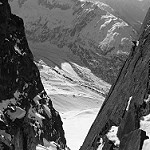
#> input picture src/landscapeImages/first500/10.jpg, 150 x 150 px; its folder holds only this picture in this run
$ python compare_methods.py
#> lines starting #> are read from the running program, lines starting #| are printed output that depends on the picture
### src/nmf/nmf_reconstruction.py
# nmf_reconstruction.py
import os
import cv2
import numpy as np


def masked_nmf(V, M, r, max_iter=300, eps=1e-9, random_state=None):
    """
    NMF avec masque binaire M (1 = observé, 0 = manquant).
    Minimise || M ⊙ (V - WH) ||_F^2 par mises à jour multiplicatives.

    V, M : matrices (m x n)
    r    : rang (nombre de composantes)
    """
    m, n = V.shape
    rng = np.random.default_rng(random_state)

    # Initialisation positive
    W = rng.random((m, r))
    H = rng.random((r, n))

    for it in range(max_iter):
        # Reconstruction courante
        WH = W @ H

        # Masquage
        WH_masked = M * WH

        # --- Mise à jour de H ---
        num_H = W.T @ (M * V)           # (r x n)
        den_H = W.T @ WH_masked + eps   # (r x n)
        H *= num_H / den_H

        # Recalculer WH après mise à jour de H
        WH = W @ H
        WH_masked = M * WH

        # --- Mise à jour de W ---
        num_W = (M * V) @ H.T           # (m x r)
        den_W = WH_masked @ H.T + eps   # (m x r)
        W *= num_W / den_W

        # (Optionnel) tu peux ajouter un print d'erreur tous les X itérations

    return W, H


def evaluate_nmf_directory(
    directory,
    r,
    p_missing=0.5,
    max_iter=300,
    random_state_mask=0,
):
    """
    Applique la reconstruction NMF masquée sur toutes les images grises d'un répertoire.

    Paramètres
    ---------
    directory : str
        Chemin du répertoire contenant uniquement des images grayscale.
    r : int
        Rang de la factorisation W (m x r), H (r x n).
    p_missing : float
        Proportion de pixels à masquer aléatoirement.
    max_iter : int
        Nombre maximal d'itérations de l'algorithme NMF.
    random_state_mask : int
        Graine pour le masque de pixels manquants (pour reproductibilité).

    Retourne
    --------
    (rmse_global, rmse_known, rmse_missing, fro_global)
    sur l'ensemble des images du répertoire.
    """
    image_extensions = (".png", ".jpg", ".jpeg", ".bmp", ".tif", ".tiff")

    file_names = sorted(
        f for f in os.listdir(directory)
        if f.lower().endswith(image_extensions)
    )

    if not file_names:
        raise ValueError(f"Aucune image trouvée dans le répertoire : {directory}")

    rng_mask = np.random.default_rng(random_state_mask)

    total_sse = 0.0
    total_sse_known = 0.0
    total_sse_missing = 0.0
    total_pixels = 0
    total_known = 0.0
    total_missing = 0.0

    for fname in file_names:
        path = os.path.join(directory, fname)
        img = cv2.imread(path, cv2.IMREAD_GRAYSCALE)
        if img is None:
            print(f"⚠️ Impossible de lire l'image : {path}, on passe.")
            continue

        m, n = img.shape
        V_true = img.astype(np.float64) / 255.0

        # Masque de pixels observés
        M = (rng_mask.random(size=(m, n)) > p_missing).astype(np.float64)

        # NMF masquée
        W, H = masked_nmf(V_true, M, r, max_iter=max_iter)
        V_recon = W @ H
        V_recon = np.clip(V_recon, 0.0, 1.0)

        # Erreurs
        E = V_true - V_recon
        miss_mask = 1.0 - M

        sse = np.sum(E ** 2)
        sse_known = np.sum((M * E) ** 2)
        sse_missing = np.sum((miss_mask * E) ** 2)

        total_sse += sse
        total_sse_known += sse_known
        total_sse_missing += sse_missing

        total_pixels += m * n
        total_known += M.sum()
        total_missing += miss_mask.sum()

    rmse_global = np.sqrt(total_sse / total_pixels)
    rmse_known = np.sqrt(total_sse_known / total_known) if total_known > 0 else float("nan")
    rmse_missing = np.sqrt(total_sse_missing / total_missing) if total_missing > 0 else float("nan")
    fro_global = np.sqrt(total_sse)

    return rmse_global, rmse_known, rmse_missing, fro_global


# [9 lines that do not run on import are left out]

### src/svd/svd_reconstruction.py
# svd_reconstruction.py
import os
import cv2
import numpy as np


def svd_inpainting(V_obs, M, r, max_iter=50, tol=1e-4):
    """
    Reconstruction d'une image incomplète par SVD de rang r.
    V_obs : matrice (m x n) avec pixels manquants mis à 0
    M     : masque binaire (1 = connu, 0 = manquant)
    r     : rang de l'approximation
    """
    m, n = V_obs.shape
    X = V_obs.copy()

    for it in range(max_iter):
        # SVD de X
        U, s, VT = np.linalg.svd(X, full_matrices=False)

        # Troncature au rang r
        r_eff = min(r, s.size)
        U_r = U[:, :r_eff]
        s_r = s[:r_eff]
        VT_r = VT[:r_eff, :]

        # Approximation de rang r : X_r = U_r diag(s_r) VT_r
        X_r = (U_r * s_r) @ VT_r

        # Imposer les pixels connus
        X_new = M * V_obs + (1.0 - M) * X_r

        # Critère d'arrêt
        num = np.linalg.norm(X_new - X, "fro")
        den = np.linalg.norm(X, "fro") + 1e-12
        rel_change = num / den

        # print(f"Itération {it+1}, variation relative = {rel_change:.6f}")
        X = X_new

        if rel_change < tol:
            # print("Convergence atteinte.")
            break

    X = np.clip(X, 0.0, 1.0)
    return X


def evaluate_svd_directory(
    directory,
    r,
    p_missing=0.5,
    max_iter=50,
    tol=1e-4,
    random_state_mask=0,
):
    """
    Applique la reconstruction SVD sur toutes les images grises d'un répertoire.

    Retourne (rmse_global, rmse_known, rmse_missing, fro_global).
    """
    image_extensions = (".png", ".jpg", ".jpeg", ".bmp", ".tif", ".tiff")
    file_names = sorted(
        f for f in os.listdir(directory)
        if f.lower().endswith(image_extensions)
    )

    if not file_names:
        raise ValueError(f"Aucune image trouvée dans le répertoire : {directory}")

    rng_mask = np.random.default_rng(random_state_mask)

    total_sse = 0.0
    total_sse_known = 0.0
    total_sse_missing = 0.0
    total_pixels = 0
    total_known = 0.0
    total_missing = 0.0

    for fname in file_names:
        path = os.path.join(directory, fname)
        img = cv2.imread(path, cv2.IMREAD_GRAYSCALE)
        if img is None:
            print(f"⚠️ Impossible de lire l'image : {path}, on passe.")
            continue

        m, n = img.shape
        V_true = img.astype(np.float64) / 255.0

        # Masque
        M = (rng_mask.random(size=(m, n)) > p_missing).astype(np.float64)
        V_obs = M * V_true  # image avec trous

        # Reconstruction SVD
        V_recon = svd_inpainting(V_obs, M, r, max_iter=max_iter, tol=tol)

        # Erreurs
        E = V_true - V_recon
        miss_mask = 1.0 - M

        sse = np.sum(E ** 2)
        sse_known = np.sum((M * E) ** 2)
        sse_missing = np.sum((miss_mask * E) ** 2)

        total_sse += sse
        total_sse_known += sse_known
        total_sse_missing += sse_missing

        total_pixels += m * n
        total_known += M.sum()
        total_missing += miss_mask.sum()

    rmse_global = np.sqrt(total_sse / total_pixels)
    rmse_known = np.sqrt(total_sse_known / total_known) if total_known > 0 else float("nan")
    rmse_missing = np.sqrt(total_sse_missing / total_missing) if total_missing > 0 else float("nan")
    fro_global = np.sqrt(total_sse)

    return rmse_global, rmse_known, rmse_missing, fro_global


# [8 lines that do not run on import are left out]

### src/sgd/sgd_reconstruction.py
# sgd_reconstruction.py
import os
import cv2
import numpy as np


def sgd_factorization(
    V_true,
    M,
    r,
    lr=0.01,
    n_epochs=20,
    samples_per_epoch=None,
    random_state=0,
):
    """
    Factorisation V_true ≈ W H par descente de gradient stochastique
    en utilisant uniquement les pixels où M=1.
    """
    m, n = V_true.shape
    rng = np.random.default_rng(random_state)

    known_positions = np.argwhere(M == 1.0)
    N_known = known_positions.shape[0]
    if N_known == 0:
        raise ValueError("Aucun pixel connu (M=1) dans cette image.")

    if samples_per_epoch is None:
        samples_per_epoch = N_known

    # Initialisation W, H (positives)
    W = rng.random((m, r)) * 0.1
    H = rng.random((r, n)) * 0.1

    for epoch in range(n_epochs):
        idx = rng.integers(low=0, high=N_known, size=samples_per_epoch)

        for t in idx:
            i, j = known_positions[t]

            v_hat = W[i, :] @ H[:, j]
            e = v_hat - V_true[i, j]

            grad_W_i = e * H[:, j]
            grad_H_j = e * W[i, :]

            W[i, :] -= lr * grad_W_i
            H[:, j] -= lr * grad_H_j

            # Projection non-négative
            W[i, :] = np.maximum(W[i, :], 0.0)
            H[:, j] = np.maximum(H[:, j], 0.0)

        # [5 lines of commented-out code are left out]

    V_recon = W @ H
    V_recon = np.clip(V_recon, 0.0, 1.0)
    return V_recon, W, H


def evaluate_sgd_directory(
    directory,
    r,
    p_missing=0.5,
    lr=0.01,
    n_epochs=20,
    samples_per_epoch=None,
    random_state_mask=0,
    random_state_sgd=0,
):
    """
    Applique la factorisation SGD sur toutes les images grises d'un répertoire.

    Retourne (rmse_global, rmse_known, rmse_missing, fro_global).
    """
    image_extensions = (".png", ".jpg", ".jpeg", ".bmp", ".tif", ".tiff")
    file_names = sorted(
        f for f in os.listdir(directory)
        if f.lower().endswith(image_extensions)
    )

    if not file_names:
        raise ValueError(f"Aucune image trouvée dans le répertoire : {directory}")

    rng_mask = np.random.default_rng(random_state_mask)

    total_sse = 0.0
    total_sse_known = 0.0
    total_sse_missing = 0.0
    total_pixels = 0
    total_known = 0.0
    total_missing = 0.0

    for idx_file, fname in enumerate(file_names):
        path = os.path.join(directory, fname)
        img = cv2.imread(path, cv2.IMREAD_GRAYSCALE)
        if img is None:
            print(f"⚠️ Impossible de lire l'image : {path}, on passe.")
            continue

        m, n = img.shape
        V_true = img.astype(np.float64) / 255.0

        # Masque
        M = (rng_mask.random(size=(m, n)) > p_missing).astype(np.float64)

        # SGD factorization
        V_recon, W, H = sgd_factorization(
            V_true,
            M,
            r,
            lr=lr,
            n_epochs=n_epochs,
            samples_per_epoch=samples_per_epoch,
            random_state=random_state_sgd + idx_file,  # légère variation par image
        )

        # Erreurs
        E = V_true - V_recon
        miss_mask = 1.0 - M

        sse = np.sum(E ** 2)
        sse_known = np.sum((M * E) ** 2)
        sse_missing = np.sum((miss_mask * E) ** 2)

        total_sse += sse
        total_sse_known += sse_known
        total_sse_missing += sse_missing

        total_pixels += m * n
        total_known += M.sum()
        total_missing += miss_mask.sum()

    rmse_global = np.sqrt(total_sse / total_pixels)
    rmse_known = np.sqrt(total_sse_known / total_known) if total_known > 0 else float("nan")
    rmse_missing = np.sqrt(total_sse_missing / total_missing) if total_missing > 0 else float("nan")
    fro_global = np.sqrt(total_sse)

    return rmse_global, rmse_known, rmse_missing, fro_global


# [8 lines that do not run on import are left out]

### src/compare_methods.py
# compare_methods.py
import time
import matplotlib.pyplot as plt

from nmf.nmf_reconstruction import evaluate_nmf_directory
from svd.svd_reconstruction import evaluate_svd_directory
from sgd.sgd_reconstruction import evaluate_sgd_directory


def main():
    image_dir = "landscapeImages/first500"

    r_values = [10, 20, 30]

    # Pour chaque méthode, on garde 4 listes (une par type d'erreur)
    nmf_rmse_g, nmf_rmse_k, nmf_rmse_m, nmf_fro = [], [], [], []
    svd_rmse_g, svd_rmse_k, svd_rmse_m, svd_fro = [], [], [], []
    sgd_rmse_g, sgd_rmse_k, sgd_rmse_m, sgd_fro = [], [], [], []

    # Et les temps d'exécution (en secondes)
    nmf_times, svd_times, sgd_times = [], [], []

    for r in r_values:
        print(f"\n===== r = {r} =====")

        # ---------- NMF ----------
        print("➡ NMF ...")
        t0 = time.perf_counter()
        g_nmf, k_nmf, m_nmf, fro_nmf = evaluate_nmf_directory(
            image_dir,
            r,
            p_missing=0.75,
            max_iter=300,
            random_state_mask=0,
        )
#> in evaluate_nmf_directory, img is the input picture: shape (150, 150); min 0, max 255, mean 99.3
#> in evaluate_nmf_directory, `sse = np.sum(E ** 2)`: sse = 740
#> in evaluate_nmf_directory, `sse_known = np.sum((M * E) ** 2)`: sse_known = 37.4
#> in evaluate_nmf_directory, `sse_missing = np.sum((miss_mask * E) ** 2)`: sse_missing = 702.6
#> in evaluate_nmf_directory, `total_sse += sse`: total_sse = 740
#> in evaluate_nmf_directory, `total_sse_known += sse_known`: total_sse_known = 37.4
#> in evaluate_nmf_directory, `total_sse_missing += sse_missing`: total_sse_missing = 702.6
#> in evaluate_nmf_directory, `rmse_global = np.sqrt(total_sse / total_pixels)`: rmse_global = 0.181
#> in evaluate_nmf_directory, `rmse_known = np.sqrt(total_sse_known / total_known) if total_known > 0..`: rmse_known = 0.0814
#> in evaluate_nmf_directory, `rmse_missing = np.sqrt(total_sse_missing / total_missing) if total_mis..`: rmse_missing = 0.204
#> in evaluate_nmf_directory, `fro_global = np.sqrt(total_sse)`: fro_global = 27.2
#> g_nmf = 0.181; k_nmf = 0.0814; m_nmf = 0.204; fro_nmf = 27.2
        t_nmf = time.perf_counter() - t0
        nmf_times.append(t_nmf)

        nmf_rmse_g.append(g_nmf)
        nmf_rmse_k.append(k_nmf)
        nmf_rmse_m.append(m_nmf)
        nmf_fro.append(fro_nmf)
        print(f"NMF - RMSE globale   = {g_nmf:.4f}")
#| NMF - RMSE globale   = 0.1814
        print(f"NMF - RMSE connus    = {k_nmf:.4f}")
#| NMF - RMSE connus    = 0.0814
        print(f"NMF - RMSE manquants = {m_nmf:.4f}")
#| NMF - RMSE manquants = 0.2042
        print(f"NMF - Frobenius glob = {fro_nmf:.4f}")
#| NMF - Frobenius glob = 27.2037
        print(f"NMF - Temps          = {t_nmf:.3f} s")

        # ---------- SVD ----------
        print("➡ SVD ...")
        t0 = time.perf_counter()
        g_svd, k_svd, m_svd, fro_svd = evaluate_svd_directory(
            image_dir,
            r,
            p_missing=0.75,
            max_iter=50,
            tol=1e-4,
            random_state_mask=0,
        )
#> the loop in svd_inpainting, `for it in range(max_iter):` made 50 passes
#> (num, den, rel_change) on passes 2, 3, 5, 6, 7, 9, 10, 11, 12, 13, 14, 15: (8.77, 38.21, 0.229), (5.89, 42.23, 0.139), (3.36, 47.92, 0.0701), (2.75, 49.85, 0.0551), (2.33, 51.38, 0.0453), (1.79, 53.69, 0.0334), (1.61, 54.59, 0.0296), (1.47, 55.37, 0.0266), (1.35, 56.06, 0.0241), (1.25, 56.67, 0.0221), (1.16, 57.21, 0.0204), (1.09, 57.71, 0.0189)
#> (s_r, num, den, rel_change) on passes 1, 4, 8, 37, 42, 44: ([16.56, 6.15, 5.63, 5.43, 5.23, 5.16, 5.1, 5.06, 4.92, 4.79], 15.01, 35.14, 0.427), ([35.14, 10.35, 9.09, 9, 8.6, 8.37, 8.08, 7.93, 7.76, 7.43], 4.31, 45.45, 0.0948), ([43.56, 12, 10.17, 9.65, 9.37, 8.95, 8.62, 8.44, 8.23, 7.55], 2.02, 52.64, 0.0384), ([54.6, 14.17, 12.19, 11.08, 10.08, 9.74, 9.1, 9, 8.25, 7.93], 0.474, 63.13, 0.0075), ([55.19, 14.3, 12.4, 11.26, 10.22, 9.78, 9.17, 9, 8.32, 7.99], 0.42, 63.78, 0.00659), ([55.39, 14.35, 12.47, 11.33, 10.27, 9.8, 9.2, 9, 8.35, 8.02], 0.402, 64.01, 0.00627)
#> pass 1, in svd_inpainting, `U, s, VT = np.linalg.svd(X, full_matrices=False)`:
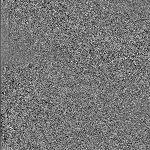
#> U: shape (150, 150) float64; min -0.33, max 0.377, mean -0.000423; drawn with min black and max white
#> pass 1, in svd_inpainting, `U, s, VT = np.linalg.svd(X, full_matrices=False)`:
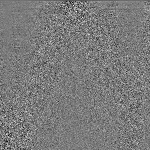
#> VT: shape (150, 150) float64; min -0.443, max 0.471, mean -0.000698; drawn with min black and max white
#> pass 1, in svd_inpainting, `X_new = M * V_obs + (1.0 - M) * X_r`:
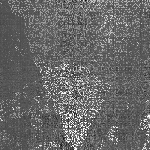
#> X_new: shape (150, 150) float64; min -0.427, max 1, mean 0.156; drawn with min black and max white
#> after the loop in svd_inpainting, `for it in range(max_iter):`:
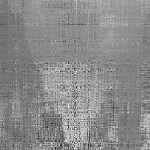
#> X: shape (150, 150) float64; min -1.26, max 1.7, mean 0.351; drawn with min black and max white
#> in evaluate_svd_directory, `E = V_true - V_recon`:
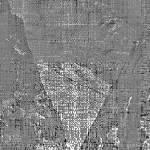
#> E: shape (150, 150) float64; min -0.988, max 1, mean 0.0322; drawn with min black and max white
#> in evaluate_svd_directory, `sse = np.sum(E ** 2)`: sse = 966.3
#> in evaluate_svd_directory, `sse_known = np.sum((M * E) ** 2)`: sse_known = 0
#> in evaluate_svd_directory, `sse_missing = np.sum((miss_mask * E) ** 2)`: sse_missing = 966.3
#> in evaluate_svd_directory, `total_sse_known += sse_known`: total_sse_known = 0
#> in evaluate_svd_directory, `total_sse_missing += sse_missing`: total_sse_missing = 966.3
#> in evaluate_svd_directory, `rmse_global = np.sqrt(total_sse / total_pixels)`: rmse_global = 0.207
#> in evaluate_svd_directory, `rmse_known = np.sqrt(total_sse_known / total_known) if total_known > 0..`: rmse_known = 0
#> in evaluate_svd_directory, `rmse_missing = np.sqrt(total_sse_missing / total_missing) if total_mis..`: rmse_missing = 0.239
#> in evaluate_svd_directory, `fro_global = np.sqrt(total_sse)`: fro_global = 31.09
#> g_svd = 0.207; k_svd = 0; m_svd = 0.239; fro_svd = 31.09
        t_svd = time.perf_counter() - t0
        svd_times.append(t_svd)

        svd_rmse_g.append(g_svd)
        svd_rmse_k.append(k_svd)
        svd_rmse_m.append(m_svd)
        svd_fro.append(fro_svd)
        print(f"SVD - RMSE globale   = {g_svd:.4f}")
#| SVD - RMSE globale   = 0.2072
        print(f"SVD - RMSE connus    = {k_svd:.4f}")
#| SVD - RMSE connus    = 0.0000
        print(f"SVD - RMSE manquants = {m_svd:.4f}")
#| SVD - RMSE manquants = 0.2394
        print(f"SVD - Frobenius glob = {fro_svd:.4f}")
#| SVD - Frobenius glob = 31.0854
        print(f"SVD - Temps          = {t_svd:.3f} s")

        # ---------- SGD ----------
        print("➡ SGD ...")
        t0 = time.perf_counter()
        g_sgd, k_sgd, m_sgd, fro_sgd = evaluate_sgd_directory(
            image_dir,
            r,
            p_missing=0.75,
            lr=0.03,
            n_epochs=20,
            samples_per_epoch=None,
            random_state_mask=0,
            random_state_sgd=0,
        )
#> in sgd_factorization, `known_positions = np.argwhere(M == 1.0)`: known_positions = 5645 pairs, first value 0 to 149, second value 0 to 149
#> in sgd_factorization, `V_recon = W @ H`:
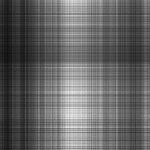
#> V_recon: shape (150, 150) float64; min 0.0625, max 0.929, mean 0.392
#> in evaluate_sgd_directory, `E = V_true - V_recon`:
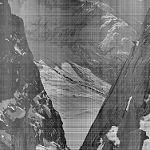
#> E: shape (150, 150) float64; min -0.694, max 0.827, mean -0.00289; drawn with min black and max white
#> in evaluate_sgd_directory, `sse = np.sum(E ** 2)`: sse = 907.8
#> in evaluate_sgd_directory, `sse_known = np.sum((M * E) ** 2)`: sse_known = 201.9
#> in evaluate_sgd_directory, `sse_missing = np.sum((miss_mask * E) ** 2)`: sse_missing = 706
#> in evaluate_sgd_directory, `total_sse += sse`: total_sse = 907.8
#> in evaluate_sgd_directory, `total_sse_known += sse_known`: total_sse_known = 201.9
#> in evaluate_sgd_directory, `total_sse_missing += sse_missing`: total_sse_missing = 706
#> in evaluate_sgd_directory, `rmse_global = np.sqrt(total_sse / total_pixels)`: rmse_global = 0.201
#> in evaluate_sgd_directory, `rmse_known = np.sqrt(total_sse_known / total_known) if total_known > 0..`: rmse_known = 0.189
#> in evaluate_sgd_directory, `rmse_missing = np.sqrt(total_sse_missing / total_missing) if total_mis..`: rmse_missing = 0.205
#> in evaluate_sgd_directory, `fro_global = np.sqrt(total_sse)`: fro_global = 30.13
#> g_sgd = 0.201; k_sgd = 0.189; m_sgd = 0.205; fro_sgd = 30.13
        t_sgd = time.perf_counter() - t0
        sgd_times.append(t_sgd)

        sgd_rmse_g.append(g_sgd)
        sgd_rmse_k.append(k_sgd)
        sgd_rmse_m.append(m_sgd)
        sgd_fro.append(fro_sgd)
        print(f"SGD - RMSE globale   = {g_sgd:.4f}")
#| SGD - RMSE globale   = 0.2009
        print(f"SGD - RMSE connus    = {k_sgd:.4f}")
#| SGD - RMSE connus    = 0.1891
        print(f"SGD - RMSE manquants = {m_sgd:.4f}")
#| SGD - RMSE manquants = 0.2047
        print(f"SGD - Frobenius glob = {fro_sgd:.4f}")
#| SGD - Frobenius glob = 30.1303
        print(f"SGD - Temps          = {t_sgd:.3f} s")

    # ===== Affichage récap des temps (sans plot) =====
    print("\n===== Récapitulatif des temps d'exécution (en secondes) =====")
    print("r\tNMF\t\tSVD\t\tSGD")
    for i, r in enumerate(r_values):
        print(f"{r}\t{nmf_times[i]:.3f}\t\t{svd_times[i]:.3f}\t\t{sgd_times[i]:.3f}")

    # ===== Plot des 4 types d'erreur sur UNE figure =====
    fig, axes = plt.subplots(2, 2, figsize=(10, 8))
    ax1, ax2, ax3, ax4 = axes.ravel()

    # 1) RMSE globale
    ax1.plot(r_values, nmf_rmse_g, marker="o", label="NMF")
    ax1.plot(r_values, svd_rmse_g, marker="o", label="SVD")
    ax1.plot(r_values, sgd_rmse_g, marker="o", label="SGD")
    ax1.set_xlabel("Rang r")
    ax1.set_ylabel("RMSE globale")
    ax1.set_title("RMSE globale vs r")
    ax1.grid(True)
    ax1.legend()

    # 2) RMSE sur pixels connus
    ax2.plot(r_values, nmf_rmse_k, marker="o", label="NMF")
    ax2.plot(r_values, svd_rmse_k, marker="o", label="SVD")
    ax2.plot(r_values, sgd_rmse_k, marker="o", label="SGD")
    ax2.set_xlabel("Rang r")
    ax2.set_ylabel("RMSE connus")
    ax2.set_title("RMSE sur pixels connus vs r")
    ax2.grid(True)
    ax2.legend()

    # 3) RMSE sur pixels manquants
    ax3.plot(r_values, nmf_rmse_m, marker="o", label="NMF")
    ax3.plot(r_values, svd_rmse_m, marker="o", label="SVD")
    ax3.plot(r_values, sgd_rmse_m, marker="o", label="SGD")
    ax3.set_xlabel("Rang r")
    ax3.set_ylabel("RMSE manquants")
    ax3.set_title("RMSE sur pixels manquants vs r")
    ax3.grid(True)
    ax3.legend()

    # 4) Norme de Frobenius globale
    ax4.plot(r_values, nmf_fro, marker="o", label="NMF")
    ax4.plot(r_values, svd_fro, marker="o", label="SVD")
    ax4.plot(r_values, sgd_fro, marker="o", label="SGD")
    ax4.set_xlabel("Rang r")
    ax4.set_ylabel("‖V - V_recon‖_F")
    ax4.set_title("Erreur Frobenius globale vs r")
    ax4.grid(True)
    ax4.legend()

    fig.suptitle("Comparaison NMF / SVD / SGD pour différents rangs r", fontsize=14)
    plt.tight_layout(rect=[0, 0.03, 1, 0.95])

    # Enregistrer la figure dans un fichier
    output_file = "comparaison_erreurs.png"
    plt.savefig(output_file, dpi=300)
    print(f"\n✅ Figure sauvegardée dans le fichier : {output_file}")

    # (optionnel)
    plt.show()


if __name__ == "__main__":
    main()
